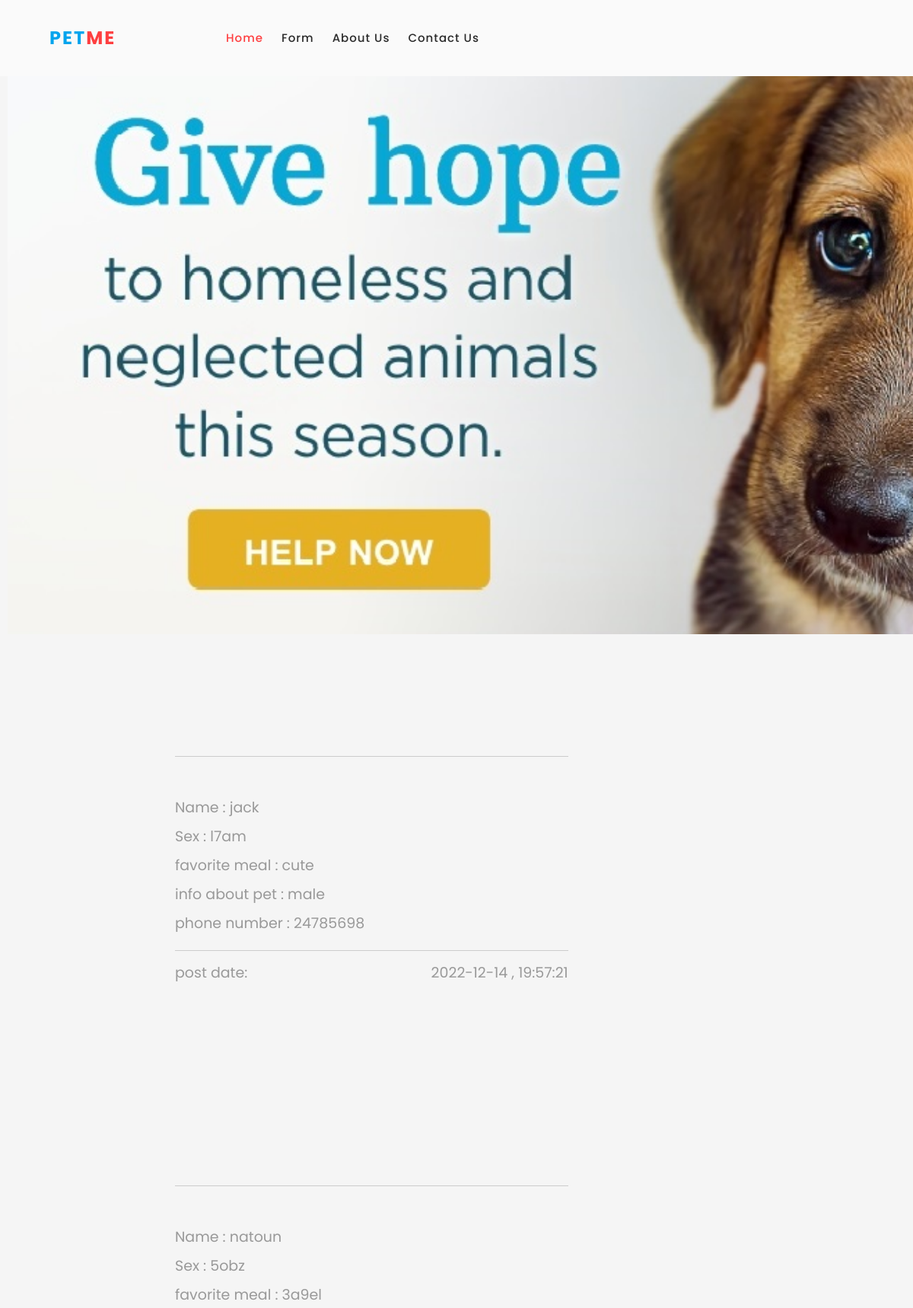
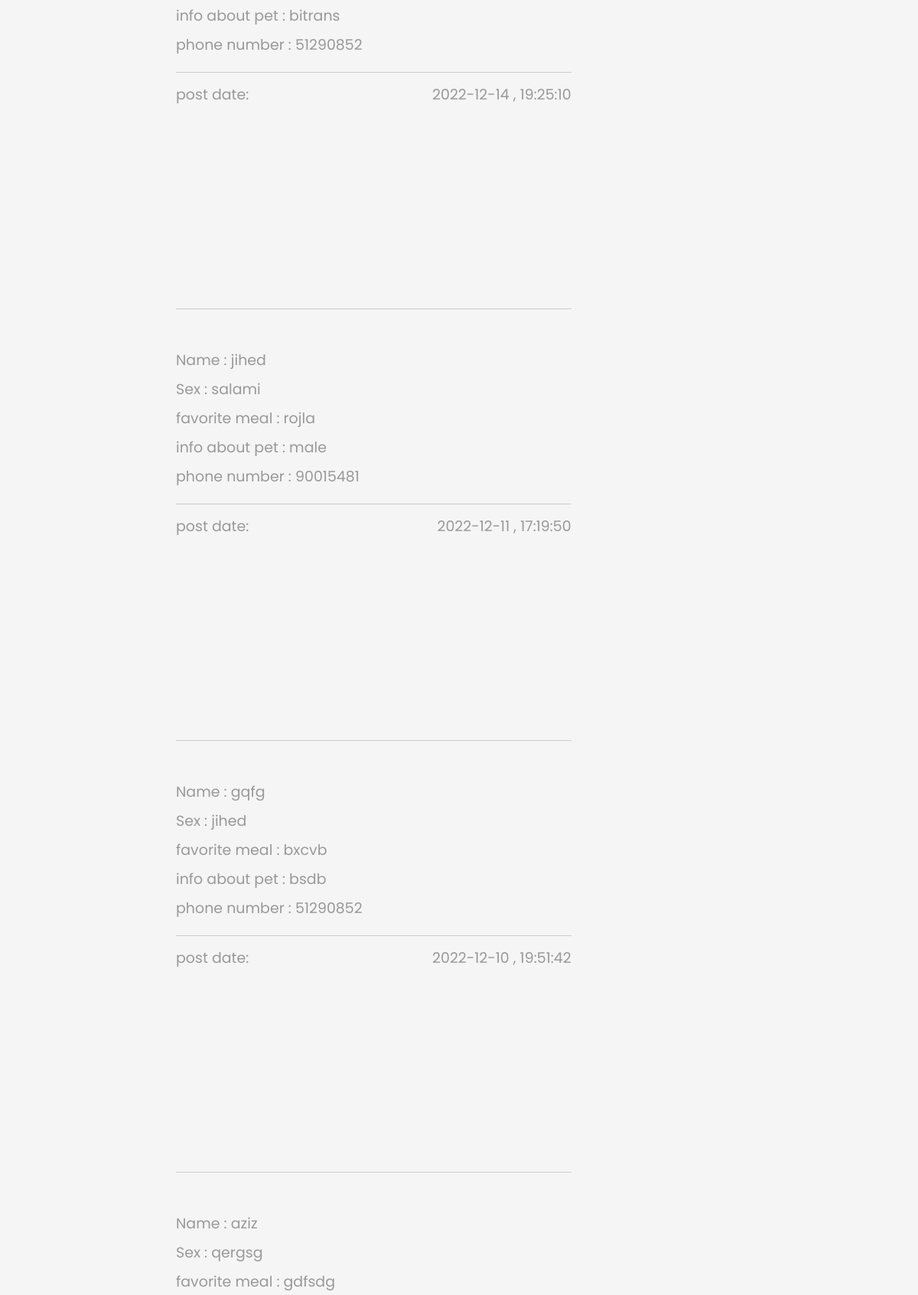
The page / (upper part) on the database its author committed (2 pictures, top to bottom).
### website/models.py (models this page shows, shortened)
class Form(db.Model):
    id = db.Column(db.Integer, primary_key=True)
    namepet = db.Column(db.String(150), nullable=False)
    favmeal = db.Column(db.String(150),nullable=False)
    Medic = db.Column(db.String(150),nullable=False)
    Gender = db.Column(db.String(150))
    Contact = db.Column(db.String(150))
    img =  db.Column(db.String(20), nullable=False, default='default.jpg')
    name = db.Column(db.Text, nullable=False)
    mimetype = db.Column(db.Text, nullable=False)
    date = db.Column(db.DateTime(timezone=True), default=func.now())
    user_id = db.Column(db.Integer, db.ForeignKey('user.id'))

### website/views.py (the view)
@views.route('/', methods=['GET', 'POST'])
def home():
    posts = Form.query.order_by(desc(Form.date)).all()
    return render_template("index.html",user=current_user,posts=posts)

### website/templates/index.html (shortened to what this page needs)
{% extends "base.html" %} {% block title %}Home{% endblock %} {% block content
    %}
<head>
	<link rel="stylesheet" href="{{ url_for('static',filename='Home index/fontawesomeindex/css/all.min.css') }}">
    <link href="{{ url_for('static',filename='Home index/cssindex/bootstrap.min.css') }}" rel="stylesheet">
    <link href="{{ url_for('static',filename='Home index/cssindex/templatemo-xtra-blog.css') }}" rel="stylesheet">
                <img class="tips" src="{{ url_for('static',filename='/home index/imgindex/e5er taswira.png') }}" alt="sing up image">
</head>
{% for pos in posts %}
    <div class="container-fluid">
        <main class="tm-main">
                <article class="col-12 col-md-8 tm-post">
                    <hr class="tm-hr-primary">
                    <a class="effect-lily tm-post-link tm-pt-60">
                        <div class="tm-post-link-inner">
                        </div>
                    </a>
                    <p class="tm-pt-30">
                         Name : {{ pos.namepet }} </br>
                         Sex : {{ pos.favmeal }} </br>
                         favorite meal : {{ pos.Medic }} </br>
                         info about  pet : {{ pos.Gender }} </br>
                         phone number : {{ pos.Contact }} </br>
                    </p>
                    <hr>
                    <div class="d-flex justify-content-between">
                        <span>post date:</span>
                        <span>{{ pos.date.strftime('%Y-%m-%d , %H:%M:%S') }}</span>
                    </div>
                </article>
        </main>
    </div>
    {% endfor %}
   {% endblock %}

### website/templates/base.html (shortened to what this page needs)
<!DOCTYPE html>
<html lang="en">
  <head>
    <link rel="stylesheet" href="{{ url_for('static',filename='/navbar/style.css') }}">
  </head>
   <body>
        <span class="navbar-toggler-icon"></span>
<nav class="fixed-nav-bar">
  <header class="header-area header-sticky wow slideInDown" data-wow-duration="0.75s" data-wow-delay="0s">
    <div class="container1">
      <div class="row">
        <div class="col-12">
          <nav class="main-nav">
            <a href="/" class="logo">
              <h4 class="hehe">Pet<span>Me</span></h4>
            </a>
            <ul class="nav">
              <li class="scroll-to-section"><a href="/" class="active">Home</a></li>
              <li class="scroll-to-section"><a href="/form">Form</a></li>
              <li class="scroll-to-section"><a href="/about_us">About Us</a></li>
              <li class="scroll-to-section"><a href="/Contact">Contact Us</a></li>
              {% if user.is_authenticated %}
              <li class="scroll-to-section"><div class="main-red-button"><a href="/logout">Logout </a></div></li>
              {% else %}
              <li class="scroll-to-section"><div class="main-red-button"><a href="/login">login</a></div></li>
              <li class="scroll-to-section"><div class="main-red-button"><a href="/sign-up">Sign up </a></div></li>
              {% endif %}
            </ul>
          </nav>
        </div>
      </div>
    </div>
  </header>
</nav>
{% block content %} {% endblock %}
</html>

### website/static/navbar/style.css (style rules this page uses)
html, body, div, span, applet, object, iframe, h1, h2, h3, h4, h5, h6, p, blockquote, div pre, a, abbr, acronym, address, big, cite, code, del, dfn, em, font, img, ins, kbd, q, s, samp, small, strike, strong, sub, sup, tt, var, b, u, i, center, dl, dt, dd, ol, ul, li, figure, header, nav, section, article, aside, footer, figcaption { margin: 0; padding: 0; border: 0; outline: 0; }
ul, li { padding: 0; margin: 0; list-style: none; }
header, nav, section { display: block; }
a { text-decoration: none !important; }
ul { margin-bottom: 0px; }
html, body { font-family: 'Poppins', sans-serif; }
.fixed-nav-bar { position: fixed; top: 0; left: 0; z-index: 9999; width: 100%; height: 50px; }
.header-area { background-color: #fafafa; position: absolute; top: 0px; left: 0px; right: 0px; z-index: 100; height: 100px; -webkit-transition: all .5s ease 0s; -moz-transition: all .5s ease 0s; -o-transition: all .5s ease 0s; transition: all .5s ease 0s; }
.header-area .main-nav { min-height: 80px; background: transparent; }
.header-area .main-nav .logo { line-height: 100px; color: #fff; font-size: 24px; font-weight: 700; text-transform: uppercase; letter-spacing: 2px; float: left; -webkit-transition: all 0.3s ease 0s; -moz-transition: all 0.3s ease 0s; -o-transition: all 0.3s ease 0s; transition: all 0.3s ease 0s; }
.header-area .main-nav .logo h4 { font-size: 24px; font-weight: 700; text-transform: uppercase; color: #03a4ed; line-height: 100px; float: left; -webkit-transition: all 0.3s ease 0s; -moz-transition: all 0.3s ease 0s; -o-transition: all 0.3s ease 0s; transition: all 0.3s ease 0s; }
.logo h4 span { color: #fe3f40; }
.header-area .main-nav .nav { float: right; margin-top: 30px; margin-right: 0px; background-color: transparent; -webkit-transition: all 0.3s ease 0s; -moz-transition: all 0.3s ease 0s; -o-transition: all 0.3s ease 0s; transition: all 0.3s ease 0s; position: absolute; left: 300px; z-index: 999; }
.header-area .main-nav .nav li { padding-left: 20px; padding-right: 30px; }
.header-area .main-nav .nav li a { display: block; font-weight: 500; font-size: 15px; color: #2a2a2a; text-transform: capitalize; -webkit-transition: all 0.3s ease 0s; -moz-transition: all 0.3s ease 0s; -o-transition: all 0.3s ease 0s; transition: all 0.3s ease 0s; height: 40px; line-height: 40px; border: transparent; letter-spacing: 1px; }
.header-area .main-nav .nav li a { color: #2a2a2a; }
.header-area .main-nav .nav li:hover a, .header-area .main-nav .nav li a.active { color: #fe3f40!important; }
.header-area .nav { margin-top: 30px; }
.header-area.header-sticky .nav li a.active { color: #fe3f40; }
@media (max-width: 1200px) { .header-area .main-nav .nav li { padding-left: 12px; padding-right: 12px; } }
@media (max-width: 1200px) { .header-area .main-nav:before { display: none; } }
@media (min-width: 767px) { .header-area .main-nav .nav { display: flex !important; } }
.hehe { margin-left: 65px; font-size: 50px; }

### website/static/Home index/cssindex/templatemo-xtra-blog.css (style rules this page uses)
html { overflow-x: hidden; }
body { margin: 0; padding: 0; font-family: 'Poppins', sans-serif; font-size: 19px; line-height: 2em; overflow-x: hidden; }
p, span { color: #999; }
hr { border-top-color: #CCC; margin-top: 10px; margin-bottom: 10px; }
.tm-main { margin-left: 50px; padding: 150px 150px 25px; }
.tm-post-link-inner { overflow: hidden; }
.tm-post { margin-bottom: 75px; }
.tips { width: 1750px; margin-left: 10px; }
body { background-color: #f5f5f5 ; }

### rows shown on the page
Form: namepet "jack", favmeal "l7am", Medic "cute", Gender "male", Contact "24785698", date "2022-12-14 , 19:57:21"
Form: namepet "natoun", favmeal "5obz", Medic "3a9el", Gender "bitrans", Contact "51290852", date "2022-12-14 , 19:25:10"
Form: namepet "jihed", favmeal "salami", Medic "rojla", Gender "male", Contact "90015481", date "2022-12-11 , 17:19:50"
Form: namepet "gqfg", favmeal "jihed", Medic "bxcvb", Gender "bsdb", Contact "51290852", date "2022-12-10 , 19:51:42"
Form: namepet "aziz", favmeal "qergsg", Medic "gdfsdg"
